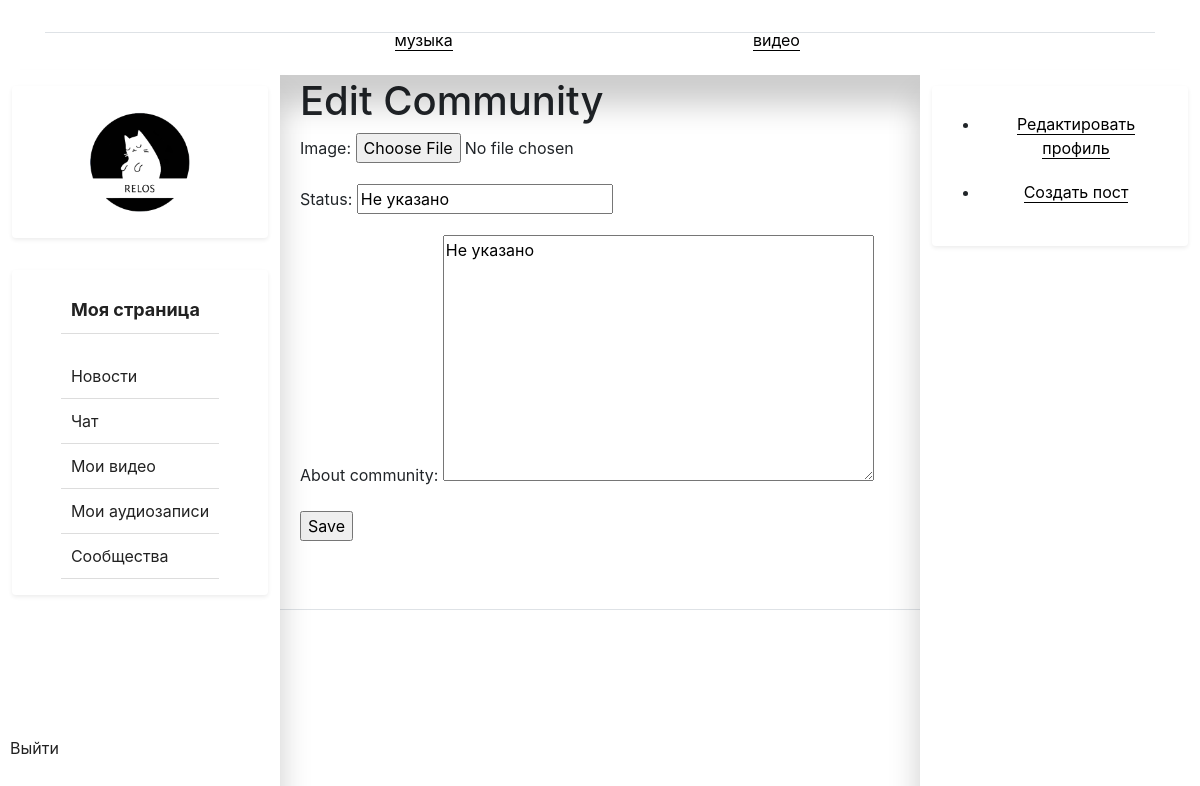
The page /communities/edit/5/ on the database as committed earlier.
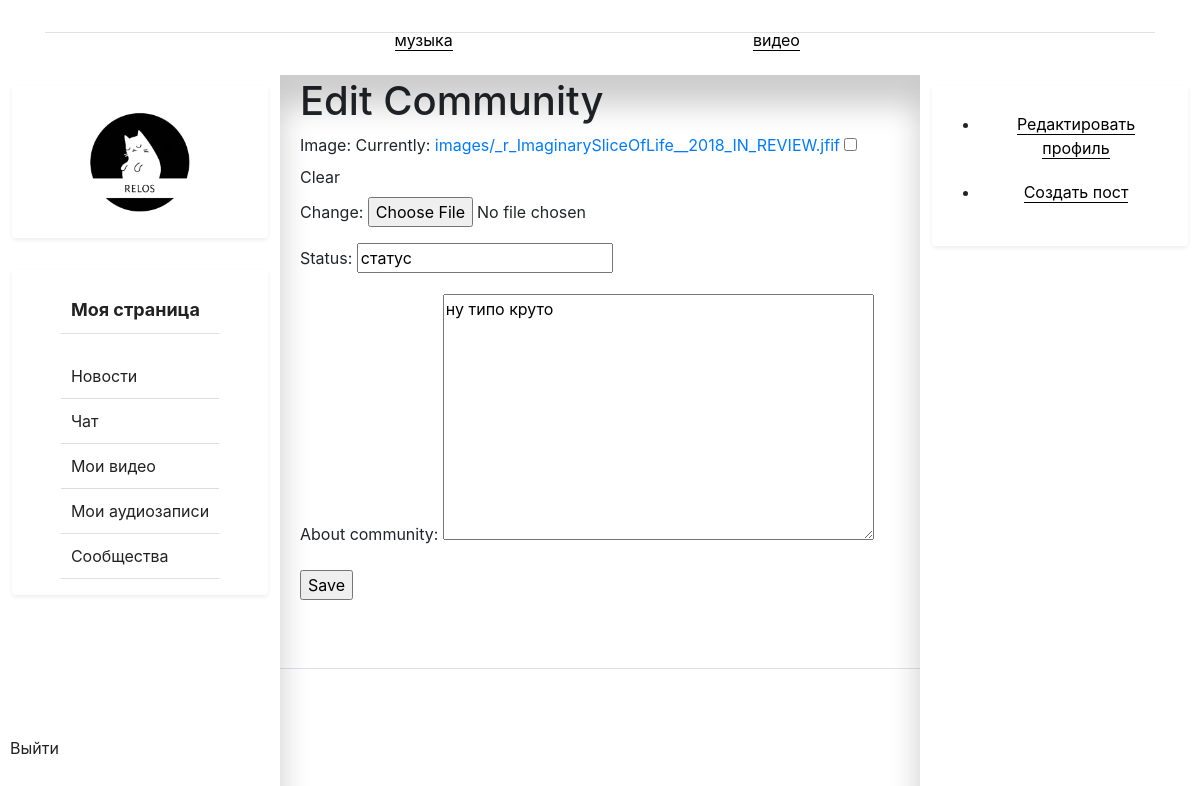
The same page on the database as committed later.
### communitys/models.py (models this page shows, shortened)
class CommunityProfile(models.Model):
    community = models.ForeignKey(Community, on_delete=models.CASCADE)
    image = models.ImageField(upload_to='images/', blank=True, null=True)
    status = models.CharField(max_length=100, default='Не указано')
    about_community = models.TextField(default='Не указано')
    subscribers = models.ManyToManyField(User, related_name='subscribers_community', blank=True)

### communitys/views.py (the view)
# urls.py: path('edit/<int:community_id>/', edit_community, name='edit_community'),
def edit_community(request, community_id):
    community_profile = get_object_or_404(CommunityProfile, community_id=community_id)
    if request.method == 'POST':
        form = CommunityProfileForm(request.POST, request.FILES, instance=community_profile)
        if form.is_valid():
            form.save()
            return redirect('community:community_list')
    else:
        form = CommunityProfileForm(instance=community_profile)
    return render(request, 'community/edit_community.html', {'form': form})

### communitys/forms.py
class CommunityProfileForm(forms.ModelForm):
    class Meta:
        model = CommunityProfile
        fields = ['image', 'status', 'about_community']

### relog/context_processors.py (called while the page is built)
def menu(request):
    menus = Menu.objects.order_by('order_by')
    return {'menus': menus}

### templates/community/edit_community.html (shortened to what this page needs)
{% extends 'base_profile.html' %}
{% block content %}
<h1>Edit Community</h1>
<form method="POST" enctype="multipart/form-data">
  {{ form.as_p }}
  <input type="submit" value="Save">
</form>
{% endblock %}

Rows that differ between the two databases and show on the page:
changed CommunityProfile: status "Не указано" → "статус"; about_community "Не указано" → "ну типо круто"
Other text that changed with them:
form field as_p: (not shown) → "☐"
text no longer shown: "Image: Status: About community:"
text now shown: "Image: Currently: images/_r_ImaginarySliceOfLife__2018_IN_REVIEW.jfif Clear Change: Status: About community:"
